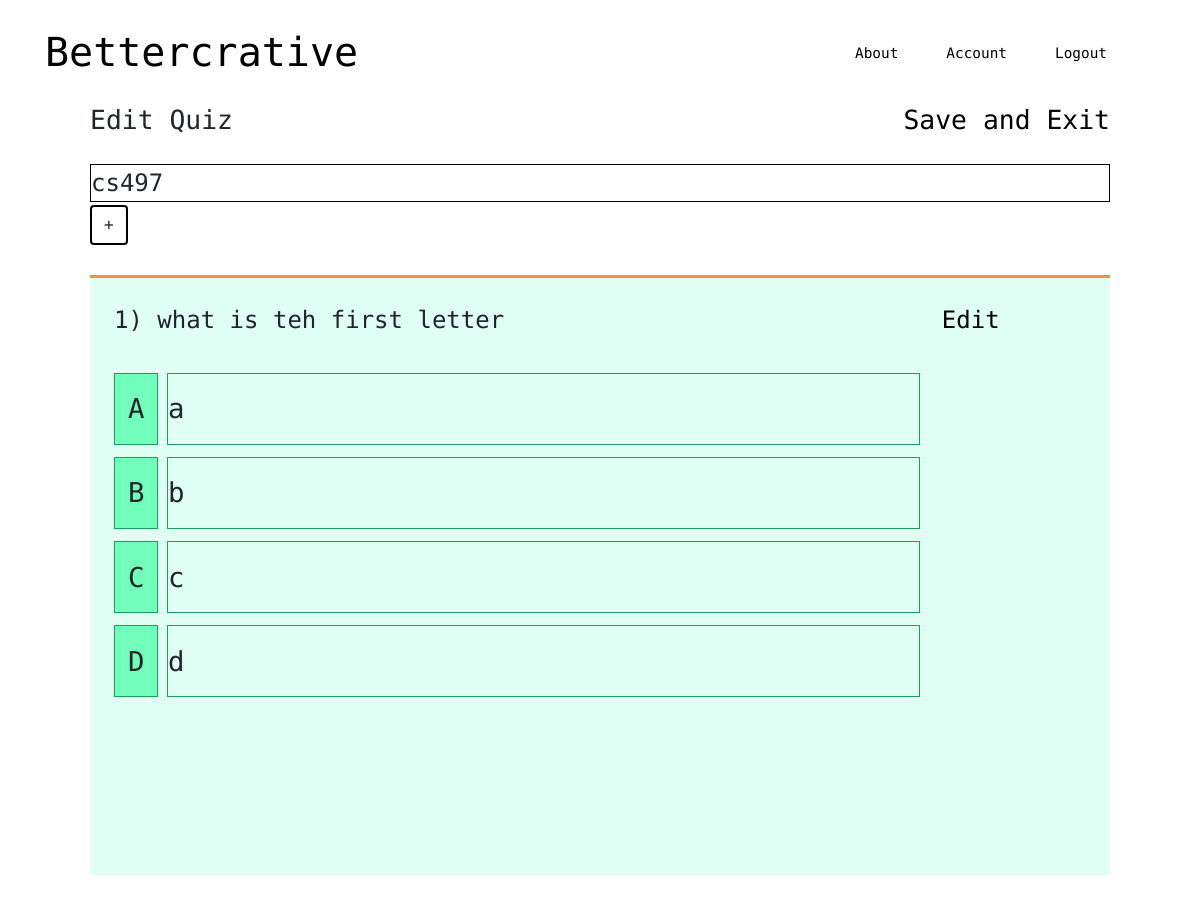
The page /quiz/3 (signed in) on the database its author committed.
### bettercrative/models.py (models this page shows, shortened)
class Quiz(db.Model):
    id = db.Column(db.Integer, primary_key=True)
    name = db.Column(db.String(50), unique=True, nullable=False)
    question_content = db.Column(db.String, nullable=False)
    question_answers = db.relationship('Answer', backref='quiz', lazy=True, collection_class=list,
                                       cascade="all, delete, delete-orphan")
    date_created = db.Column(db.Date, nullable=False, default=datetime.today())
    user_id = db.Column(db.Integer, db.ForeignKey('user.id'), nullable=False)
    classroom_host_id = db.Column(db.Integer, db.ForeignKey('classroom.id'), nullable=True)
    active_question = db.Column(db.String, nullable=True)
    questions = db.relationship('Question', backref='quiz', lazy=True, collection_class=list, cascade="all, delete, delete-orphan")

class Answer(db.Model):
    id = db.Column(db.Integer, primary_key=True)
    content = db.Column(db.Text, nullable=False)
    quiz_id = db.Column(db.Integer, db.ForeignKey('quiz.id'), nullable=False)
    correct = db.Column(db.Boolean, nullable=False, default=False)
    def __repr__(self):
        return f"Answer('{self.content}', '{self.correct}')"

### bettercrative/quizzes/routes.py (the view)
@quizzes.route("/quiz/<int:quiz_id>")
@login_required
def quiz(quiz_id):
    quiz = Quiz.query.get_or_404(quiz_id)
    return render_template('quiz.html', title=quiz.name, quiz=quiz)

### bettercrative/models.py (called while the page is built)
@login_manager.user_loader
def load_user(id):
    return User.query.get(int(id))

### bettercrative/templates/quiz.html (shortened to what this page needs)
{% extends "layout.html" %}
{% block content %}
    <div id = "quiz-content-container">
        <div id = "editing-container">
            <div id = "edit-section">
                <div class ="headerSection">
                    <div class = "editSign">Edit Quiz</div>
                    <div class = "SaveExitBtn" > <a href ="{{ url_for('users.account')}}" >Save and Exit</a></div>
                </div>
            </div>
            <div id = "quiz-title">
                <div id="quizname">
                    {{quiz.name}}
                </div>
            </div>
            <div>
                <button class="btn" onclick="addQuestion('{{ url_for('quizzes.add_question') }}', q_id={{ quiz.id }})">
                    +
                </button>
            </div>
            <div id = "questions">
                <div id = "given-question">
                    <div id = "question">
                        <div class = "multiple-choice">
                            <div class = "question-edit-header">
                                <div class="question-number">
                                    <label>1) {{quiz.question_content}}</label>
                                    <a id = "Quiz-Edit" href= "#"> Edit</a>
                                </div>
                            </div>
                            {%for eachanswer in quiz.question_answers%}
                            <div class = "answerContainer reset">
                                <div class = "answerChoice">
                                    {%if quiz.question_answers.index(eachanswer) == 0%}
                                    <span class = "choice"> A </span>
                                    {%elif quiz.question_answers.index(eachanswer) == 1 %}
                                    <span class = "choice"> B</span>
                                    {%elif quiz.question_answers.index(eachanswer) == 2 %}
                                    <span class = "choice"> C</span>
                                    {%else %}
                                    <span class = "choice"> D</span>
                                    {%endif%}
                                    <div class = "answerBox">
                                        <div class = "answerBox-answer">
                                            {{eachanswer.content}}
                                        </div>
                                    </div>
                                </div>
                            {%endfor%}
                            </div>
                        </div>
                    </div>
                </div>
            </div>
        </div>
    </div>
{% endblock %}

### bettercrative/static/main.css (style rules this page uses)
body { background-attachment: fixed; font-family: 'Open Sans Condensed'; font-size: 180%; background-image: url("images/laptopmono.jpg"); }
* { box-sizing: border-box; }
body:after { content: ' '; display: block; position: absolute; left: 0; top: 0; z-index: -1; width: 100%; height: 100%; }
#editing-container { position: relative; width:85%; margin:auto; cursor: default; font-family: "Source Code Pro"; margin-top:5vw; }
div.headerSection::before { content: ""; display: table; }
div.headerSection::after { content: ""; display: table; clear: both; }
div.editSign { width:50%; margin:0; float:left; font-size:2.2vw; }
div.SaveExitBtn { margin-left: 0; float:right; position: relative; font-size:2.2vw; }
div.SaveExitBtn a { color: black; text-decoration: none; }
div#quiz-title { margin-top: 1em; width: 100%; font-size: 2vw; }
div#quizname { border-width:1px; border-style: solid; border-color: black; }
div #question { margin-top:3%; font-size: 2vw; }
div.multiple-choice { padding: 1em; position: relative; background-color: rgb(223, 255, 244); border-top: 3px solid rgb(250, 146, 61); padding-right: 4.6em; min-height:15em; height: 50vw; }
div.question-number::before { content:""; display: table; }
div.question-number:after { content:""; clear:both; display:table; }
div.question-number { margin-bottom:3%; }
a#Quiz-Edit { float:right; text-decoration: none; color:black; }
div.reset::after { content: ""; display: table; clear: both; }
div.answerChoice { margin-bottom: .5em; position: relative; float: left; width: 100%; }
span.choice { float: left; width: 5%; padding:.53em 0; background:rgb(113,255,187); border: 1px solid rgb(30,155,95); text-align: center; font-size: 2.28vw; }
div.answerBox { width: 85%; float: left; margin-left: 1%; border: 1px solid rgb(30,155,95); padding: .53em 0; font-size: 2.28vw; }
.btn { border: 2px solid black; }

### bettercrative/templates/quiz.html (style rules this page uses)
body { background-image: none; }

### rows shown on the page
Quiz: name "cs497", question_content "what is teh first letter"
Answer: shows "A", content "a"
Answer: shows "B", content "b"
Answer: shows "C", content "c"
Answer: shows "D", content "d"
